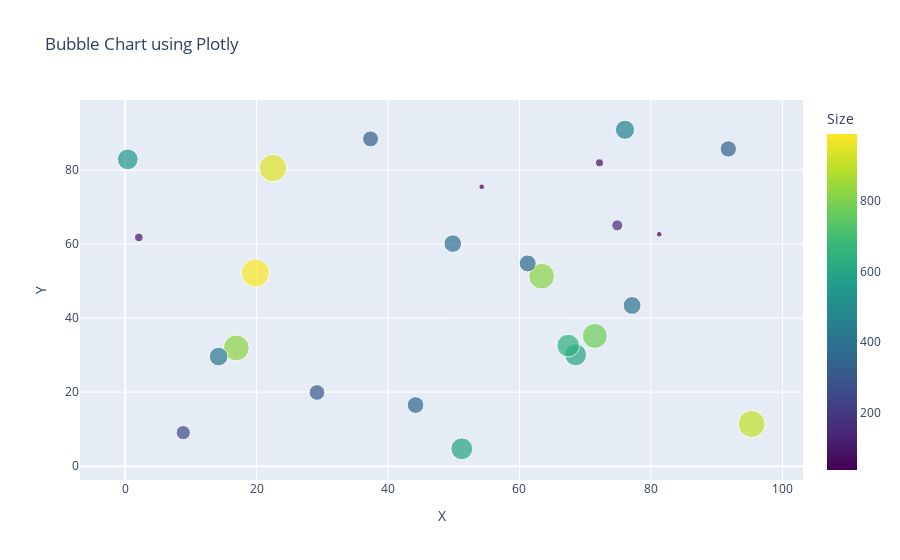

Write notebook code for a chart like this one.
### Markdown cell above
Buble Chart - plotly

### Code cell
# # Sample data
# np.random.seed(10)
# x = np.random.rand(25) * 100  # X-axis values
# y = np.random.rand(25) * 100  # Y-axis values
# z = np.random.rand(25) * 1000  # Bubble size

# # Create a DataFrame
# df = pd.DataFrame({"X": x, "Y": y, "Size": z})

# # Create bubble chart
# fig = px.scatter(df, x="X", y="Y", size="Size", color="Size", color_continuous_scale='Viridis', title="Bubble Chart using Plotly")

# # Show plot
# fig.show()

### Figure 1 — Plotly figure (JSON) as saved in the notebook; plotly's stock layout.template omitted (floating-point values rounded to 4 significant figures)
{"data": [{"hovertemplate": "X=%{x}<br>Y=%{y}<br>Size=%{marker.color}<extra></extra>", "legendgroup": "", "marker": {"color": [392.5, 93.46, 821.1, 151.2, 384.1, 944.3, 987.6, 456.3, 826.1, 251.4, 597.4, 902.8, 534.6, 590.2, 39.28, 357.2, 79.61, 305.5, 330.7, 773.8, 39.96, 429.5, 314.9, 636.5, 346.3], "coloraxis": "coloraxis", "size": [392.5, 93.46, 821.1, 151.2, 384.1, 944.3, 987.6, 456.3, 826.1, 251.4, 597.4, 902.8, 534.6, 590.2, 39.28, 357.2, 79.61, 305.5, 330.7, 773.8, 39.96, 429.5, 314.9, 636.5, 346.3], "sizemode": "area", "sizeref": 2.469, "symbol": "circle"}, "mode": "markers", "name": "", "orientation": "v", "showlegend": false, "type": "scatter", "x": [77.13, 2.075, 63.36, 74.88, 49.85, 22.48, 19.81, 76.05, 16.91, 8.834, 68.54, 95.34, 0.3948, 51.22, 81.26, 61.25, 72.18, 29.19, 91.78, 71.46, 54.25, 14.22, 37.33, 67.41, 44.18], "xaxis": "x", "y": [43.4, 61.78, 51.31, 65.04, 60.1, 80.52, 52.16, 90.86, 31.92, 9.046, 30.07, 11.4, 82.87, 4.69, 62.63, 54.76, 81.93, 19.89, 85.69, 35.17, 75.46, 29.6, 88.39, 32.55, 16.5], "yaxis": "y"}], "layout": {"coloraxis": {"colorbar": {"title": {"text": "Size"}}, "colorscale": [[0, "#440154"], [0.1111, "#482878"], [0.2222, "#3e4989"], [0.3333, "#31688e"], [0.4444, "#26828e"], [0.5556, "#1f9e89"], [0.6667, "#35b779"], [0.7778, "#6ece58"], [0.8889, "#b5de2b"], [1, "#fde725"]]}, "legend": {"itemsizing": "constant", "tracegroupgap": 0}, "title": {"text": "Bubble Chart using Plotly"}, "xaxis": {"anchor": "y", "domain": [0, 1], "title": {"text": "X"}}, "yaxis": {"anchor": "x", "domain": [0, 1], "title": {"text": "Y"}}}}
